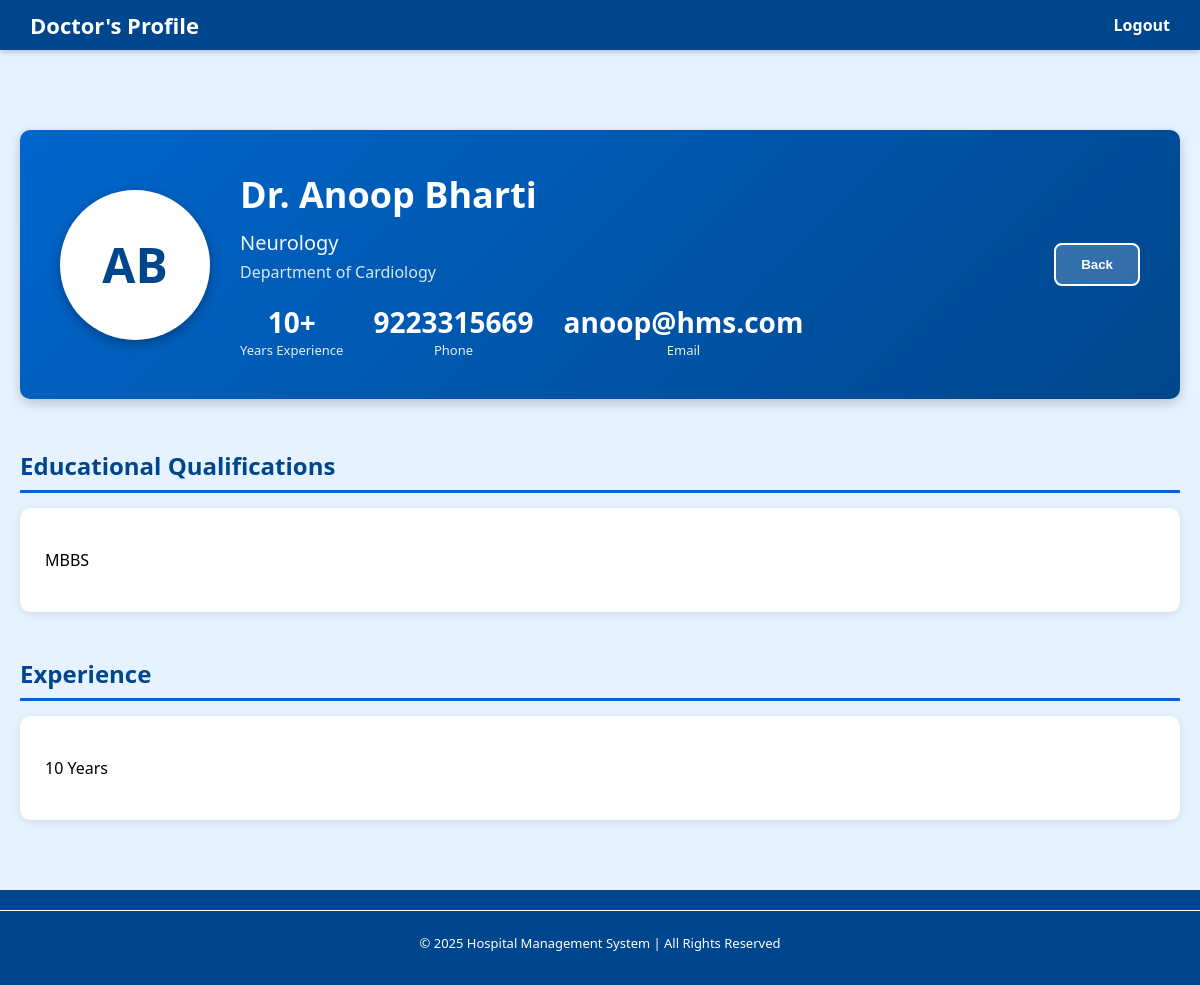
Screenshot of /doctor/1 with the database file from the repository.
### app.py (models this page shows)
class Doctor(db.Model):
    id = db.Column(db.Integer, primary_key=True)
    username = db.Column(db.String(100), unique=True, nullable=False)
    password = db.Column(db.String(200), nullable=False)
    first_name = db.Column(db.String(100), nullable=False)
    last_name = db.Column(db.String(100), nullable=False)
    email = db.Column(db.String(120), unique=True, nullable=False)
    contact = db.Column(db.String(15), nullable=False)
    department_id = db.Column(db.Integer, db.ForeignKey('department.id'), nullable=False)
    specialization = db.Column(db.String(100))
    education = db.Column(db.Text)
    experience = db.Column(db.Integer)
    is_active = db.Column(db.Boolean, default=True)
    appointments = db.relationship('Appointment', backref='doctor', lazy=True)

class Department(db.Model):
    id = db.Column(db.Integer, primary_key=True)
    name = db.Column(db.String(100), unique=True, nullable=False)
    description = db.Column(db.Text)
    doctors = db.relationship('Doctor', backref='department', lazy=True)

### app.py (the view)
@app.route('/doctor/<int:doctor_id>')
def doct_profile(doctor_id):
    doctor = Doctor.query.get_or_404(doctor_id)
    return render_template('doct_profile.html', doctor=doctor)

### templates/doct_profile.html (shortened to what this page needs)
<!DOCTYPE html>
<html lang="en">
<head>
    <link rel="stylesheet" href="/static/doct_profile.css">
</head>
<body>
    <header>
        <div class="nav-bar">
            <h2 class="user-name">Doctor's Profile</h2>
            <ul>
                <li><a href="{{ url_for('logout') }}">Logout</a></li>
            </ul>
        </div>
    </header>
    <main>
        <div class="profile-container">
            <div class="profile-header">
                <div class="doctor-image">
                    <div class="avatar">
                        <span>{{ doctor.first_name[0] }}{{ doctor.last_name[0] }}</span>
                    </div>
                </div>
                <div class="doctor-main-info">
                    <h1>Dr. {{ doctor.first_name }} {{ doctor.last_name }}</h1>
                    <p class="specialization">{{ doctor.specialization }}</p>
                    <p class="department">Department of {{ doctor.department.name }}</p>
                    <div class="quick-stats">
                        <div class="stat">
                            <strong>{{ doctor.experience }}+</strong>
                            <span>Years Experience</span>
                        </div>
                        <div class="stat">
                            <strong>{{ doctor.contact }}</strong>
                            <span>Phone</span>
                        </div>
                        <div class="stat">
                            <strong>{{ doctor.email }}</strong>
                            <span>Email</span>
                        </div>
                    </div>
                </div>
                <div class="action-buttons">
                    <input type="button" value="Back" class="back-btn"
                        onclick="window.location.href=
                        '{% if session['user_type'] == 'patient' %}
                            {{ url_for('patient_dashboard') }}
                        {% else %}
                            {{ url_for('doctor_dashboard') }}
                        {% endif %}'">
                </div>
            </div>
            <div class="profile-content">
                <div class="info-section">
                    <h2>Educational Qualifications</h2>
                    <div class="info-card">
                        <p>{{ doctor.education }}</p>
                    </div>
                </div>
                <div class="info-section">
                    <h2>Experience</h2>
                    <div class="info-card">
                        <p>{{ doctor.experience }} Years</p>
                    </div>
                </div>
            </div>
        </div>
    </main>
    <footer>
        <div class="footer">
            <div class="footer-bottom">
                <p>© 2025 Hospital Management System | All Rights Reserved</p>
            </div>
        </div>
    </footer>
</body>
</html>

### static/doct_profile.css (style rules this page uses)
body { font-family: 'Segoe UI', Tahoma, Geneva, Verdana, sans-serif, Arial, Helvetica; margin: 0; padding-top: 100px; background-color: rgb(230, 242, 255); }
.nav-bar { display: flex; flex-direction: row; align-items: center; justify-content: space-between; background-color: rgb(0, 70, 140); top: 0; left: 0; width: 100%; position: fixed; z-index: 1000; box-sizing: border-box; color: white; padding: 10px 30px; box-shadow: 0 2px 6px rgba(0, 0, 0, 0.2); }
.nav-bar h2 { margin: 0; font-size: 22px; }
.nav-bar ul { list-style: none; display: flex; margin: 0; padding: 0; }
.nav-bar ul li { margin-left: 25px; }
.nav-bar ul li a { font-size: 16px; text-decoration: none; color: white; font-weight: bold; }
.profile-container { max-width: 1200px; margin: 30px auto; padding: 0 20px; }
.profile-header { background: linear-gradient(135deg, rgb(0, 102, 204), rgb(0, 70, 140)); color: white; padding: 40px; border-radius: 10px; margin-bottom: 30px; box-shadow: 0 4px 12px rgba(0, 0, 0, 0.2); display: flex; gap: 30px; align-items: center; }
.doctor-image { flex-shrink: 0; }
.avatar { width: 150px; height: 150px; background-color: white; color: rgb(0, 70, 140); border-radius: 50%; display: flex; align-items: center; justify-content: center; font-size: 48px; font-weight: bold; box-shadow: 0 4px 12px rgba(0, 0, 0, 0.3); }
.doctor-main-info { flex: 1; }
.doctor-main-info h1 { margin: 0 0 10px 0; font-size: 36px; }
.specialization { font-size: 20px; margin: 5px 0; opacity: 0.95; }
.department { font-size: 16px; margin: 5px 0; opacity: 0.85; }
.quick-stats { display: flex; gap: 30px; margin-top: 20px; }
.stat { display: flex; flex-direction: column; text-align: center; }
.stat strong { font-size: 28px; display: block; }
.stat span { font-size: 13px; opacity: 0.9; }
.action-buttons { display: flex; flex-direction: column; gap: 10px; }
.availability-btn, .book-btn, .back-btn { padding: 12px 25px; border: none; border-radius: 8px; font-weight: bold; cursor: pointer; transition: 0.3s ease; white-space: nowrap; }
.back-btn { background-color: rgba(255, 255, 255, 0.2); color: white; border: 2px solid white; }
.profile-content { display: flex; flex-direction: column; gap: 25px; }
.info-section h2 { color: rgb(0, 70, 140); font-size: 24px; margin-bottom: 15px; border-bottom: 3px solid rgb(0, 102, 204); padding-bottom: 8px; }
.info-card { background-color: white; padding: 25px; border-radius: 10px; box-shadow: 0 2px 8px rgba(0, 0, 0, 0.1); }
footer { background-color: rgb(0, 70, 140); color: white; padding: 20px 0; text-align: center; margin-top: 70px; }
.footer-bottom { border-top: 1px solid white; padding-top: 10px; font-size: 13px; color: white; }

### rows the page displays
Doctor: first_name "A", last_name "B", first_name "Anoop", last_name "Bharti", specialization "Neurology", experience "10", contact "9223315669", email "anoop@hms.com", education "MBBS"
Department: department.name "Cardiology"
